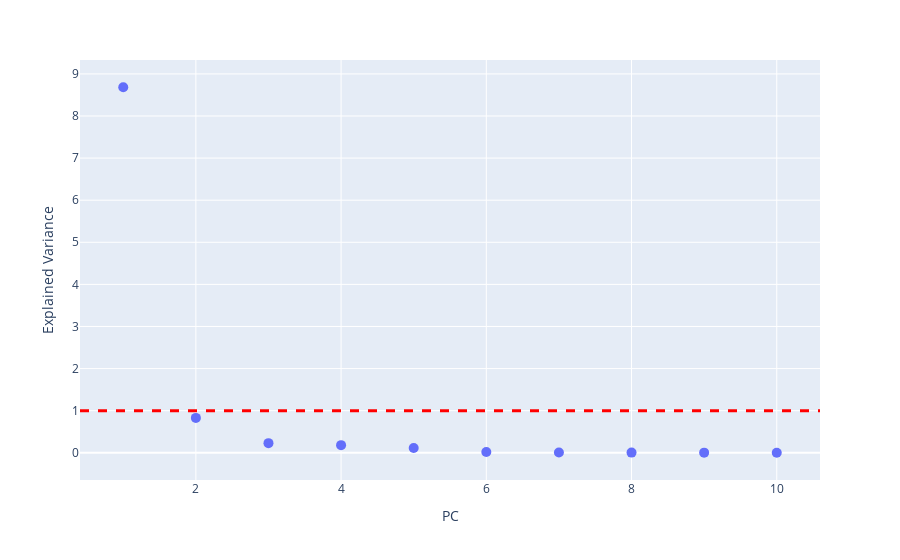

Here is the notebook cell this chart was saved with:
### Markdown cell above
Plot the eigenvalues. Use Kaiser test and the Scree test to decide how many components (and corresponding variances) to retain.

### Code cell
fig = px.scatter(x=np.arange(1,11,1), y=pca.explained_variance_,
                 labels=dict(x="PC",y="Explained Variance"))
fig.add_hline(y=1,line_width=3, line_dash="dash", line_color="red")
fig.update_traces(marker_size=10)
fig.show()

### Figure 1 — Plotly figure (JSON) as saved in the notebook; plotly's stock layout.template omitted (floating-point values rounded to 4 significant figures)
{"data": [{"hovertemplate": "PC=%{x}<br>Explained Variance=%{y}<extra></extra>", "legendgroup": "", "marker": {"color": "#636efa", "size": 10, "symbol": "circle"}, "mode": "markers", "name": "", "orientation": "v", "showlegend": false, "type": "scatter", "x": [1, 2, 3, 4, 5, 6, 7, 8, 9, 10], "xaxis": "x", "y": [8.683, 0.8283, 0.2287, 0.1812, 0.1145, 0.0175, 0.006716, 0.0036, 0.003057, 0.0004484], "yaxis": "y"}], "layout": {"autosize": true, "legend": {"tracegroupgap": 0}, "margin": {"t": 60}, "shapes": [{"line": {"color": "red", "dash": "dash", "width": 3}, "type": "line", "x0": 0, "x1": 1, "xref": "x domain", "y0": 1, "y1": 1, "yref": "y"}], "xaxis": {"anchor": "y", "autorange": true, "domain": [0, 1], "range": [0.4105, 10.59], "title": {"text": "PC"}, "type": "linear"}, "yaxis": {"anchor": "x", "autorange": true, "domain": [0, 1], "range": [-0.807, 9.49], "title": {"text": "Explained Variance"}, "type": "linear"}}}
